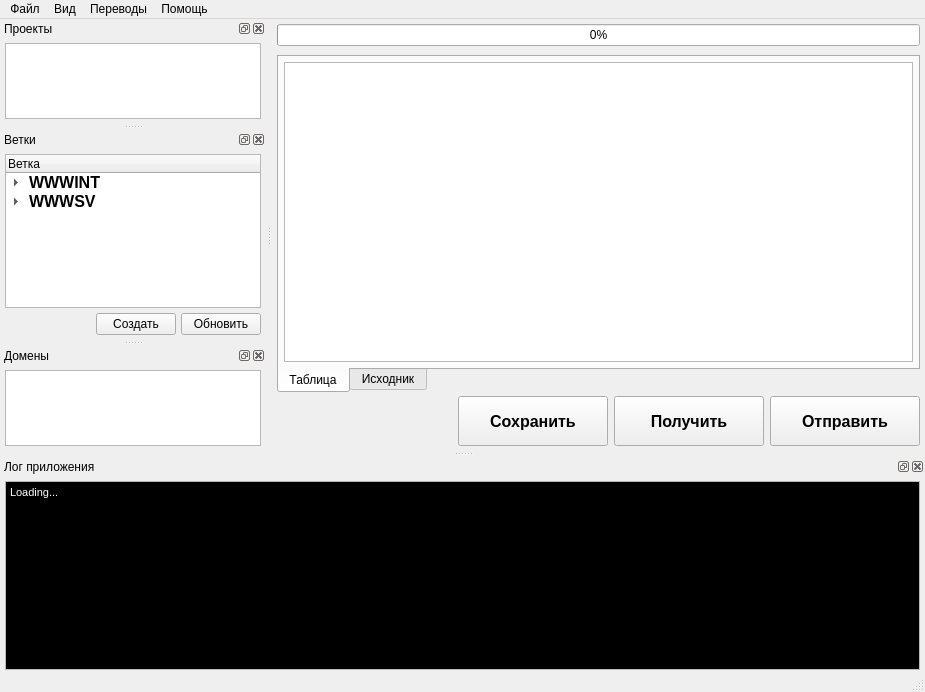
<?xml version="1.0" encoding="UTF-8"?>
<ui version="4.0">
 <class>MainWindow</class>
 <widget class="QMainWindow" name="MainWindow">
  <property name="geometry">
   <rect>
    <x>0</x>
    <y>0</y>
    <width>925</width>
    <height>692</height>
   </rect>
  </property>
  <property name="sizePolicy">
   <sizepolicy hsizetype="Preferred" vsizetype="Preferred">
    <horstretch>0</horstretch>
    <verstretch>0</verstretch>
   </sizepolicy>
  </property>
  <property name="mouseTracking">
   <bool>false</bool>
  </property>
  <property name="acceptDrops">
   <bool>false</bool>
  </property>
  <property name="windowTitle">
   <string>TranslationProcessor</string>
  </property>
  <property name="windowIcon">
   <iconset>
    <normalon>../icons/trProcess.png</normalon>
   </iconset>
  </property>
  <property name="documentMode">
   <bool>false</bool>
  </property>
  <property name="dockOptions">
   <set>QMainWindow::AllowTabbedDocks|QMainWindow::AnimatedDocks|QMainWindow::VerticalTabs</set>
  </property>
  <widget class="QWidget" name="centralWidget">
   <layout class="QGridLayout" name="centralLayout">
    <property name="leftMargin">
     <number>5</number>
    </property>
    <property name="topMargin">
     <number>5</number>
    </property>
    <property name="rightMargin">
     <number>5</number>
    </property>
    <property name="bottomMargin">
     <number>5</number>
    </property>
    <property name="horizontalSpacing">
     <number>5</number>
    </property>
    <property name="verticalSpacing">
     <number>3</number>
    </property>
    <item row="1" column="0">
     <widget class="QWidget" name="translationsPanel" native="true">
      <property name="sizePolicy">
       <sizepolicy hsizetype="Preferred" vsizetype="Preferred">
        <horstretch>0</horstretch>
        <verstretch>0</verstretch>
       </sizepolicy>
      </property>
      <layout class="QHBoxLayout" name="translationsLayout">
       <property name="spacing">
        <number>0</number>
       </property>
       <property name="leftMargin">
        <number>0</number>
       </property>
       <property name="topMargin">
        <number>0</number>
       </property>
       <property name="rightMargin">
        <number>0</number>
       </property>
       <property name="bottomMargin">
        <number>0</number>
       </property>
       <item>
        <widget class="QTabWidget" name="translationsTabs">
         <property name="tabPosition">
          <enum>QTabWidget::South</enum>
         </property>
         <property name="currentIndex">
          <number>0</number>
         </property>
         <widget class="QWidget" name="translationsTableTab">
          <attribute name="title">
           <string>Таблица</string>
          </attribute>
          <layout class="QHBoxLayout" name="translationsTableLayout">
           <property name="spacing">
            <number>5</number>
           </property>
           <property name="leftMargin">
            <number>5</number>
           </property>
           <property name="topMargin">
            <number>5</number>
           </property>
           <property name="rightMargin">
            <number>5</number>
           </property>
           <property name="bottomMargin">
            <number>5</number>
           </property>
           <item>
            <widget class="QTableWidget" name="translationsTable">
             <property name="focusPolicy">
              <enum>Qt::WheelFocus</enum>
             </property>
             <property name="frameShape">
              <enum>QFrame::StyledPanel</enum>
             </property>
             <property name="frameShadow">
              <enum>QFrame::Sunken</enum>
             </property>
             <property name="gridStyle">
              <enum>Qt::SolidLine</enum>
             </property>
            </widget>
           </item>
          </layout>
         </widget>
         <widget class="QWidget" name="translationsSourceTab">
          <attribute name="title">
           <string>Исходник</string>
          </attribute>
          <layout class="QHBoxLayout" name="translationsSourceLayout">
           <property name="spacing">
            <number>5</number>
           </property>
           <property name="leftMargin">
            <number>5</number>
           </property>
           <property name="topMargin">
            <number>5</number>
           </property>
           <property name="rightMargin">
            <number>5</number>
           </property>
           <property name="bottomMargin">
            <number>5</number>
           </property>
           <item>
            <widget class="QTextEdit" name="translationsSourceTextEdit"/>
           </item>
          </layout>
         </widget>
        </widget>
       </item>
      </layout>
     </widget>
    </item>
    <item row="2" column="0">
     <widget class="QWidget" name="gitButtonsPanel" native="true">
      <property name="minimumSize">
       <size>
        <width>0</width>
        <height>50</height>
       </size>
      </property>
      <property name="maximumSize">
       <size>
        <width>16777215</width>
        <height>50</height>
       </size>
      </property>
      <property name="baseSize">
       <size>
        <width>0</width>
        <height>100</height>
       </size>
      </property>
      <property name="toolTipDuration">
       <number>-2</number>
      </property>
      <layout class="QHBoxLayout" name="gitButtonsLayout">
       <property name="spacing">
        <number>6</number>
       </property>
       <property name="leftMargin">
        <number>0</number>
       </property>
       <property name="topMargin">
        <number>0</number>
       </property>
       <property name="rightMargin">
        <number>0</number>
       </property>
       <property name="bottomMargin">
        <number>0</number>
       </property>
       <item>
        <spacer name="gitButtonsSpacer">
         <property name="orientation">
          <enum>Qt::Horizontal</enum>
         </property>
         <property name="sizeHint" stdset="0">
          <size>
           <width>40</width>
           <height>20</height>
          </size>
         </property>
        </spacer>
       </item>
       <item>
        <widget class="QPushButton" name="gitCommitButton">
         <property name="enabled">
          <bool>true</bool>
         </property>
         <property name="minimumSize">
          <size>
           <width>150</width>
           <height>50</height>
          </size>
         </property>
         <property name="baseSize">
          <size>
           <width>100</width>
           <height>50</height>
          </size>
         </property>
         <property name="font">
          <font>
           <pointsize>12</pointsize>
           <weight>75</weight>
           <bold>true</bold>
          </font>
         </property>
         <property name="toolTip">
          <string>Сохранить в деве (git commit)</string>
         </property>
         <property name="statusTip">
          <string>git commit</string>
         </property>
         <property name="text">
          <string>Сохранить</string>
         </property>
         <property name="icon">
          <iconset>
           <normaloff>../icons/Save.png</normaloff>../icons/Save.png</iconset>
         </property>
         <property name="iconSize">
          <size>
           <width>32</width>
           <height>32</height>
          </size>
         </property>
        </widget>
       </item>
       <item>
        <widget class="QPushButton" name="gitPullButton">
         <property name="minimumSize">
          <size>
           <width>150</width>
           <height>50</height>
          </size>
         </property>
         <property name="baseSize">
          <size>
           <width>100</width>
           <height>50</height>
          </size>
         </property>
         <property name="font">
          <font>
           <pointsize>12</pointsize>
           <weight>75</weight>
           <bold>true</bold>
          </font>
         </property>
         <property name="toolTip">
          <string>Получить из сервера (Git pull)</string>
         </property>
         <property name="statusTip">
          <string>git pull</string>
         </property>
         <property name="text">
          <string>Получить</string>
         </property>
         <property name="icon">
          <iconset>
           <normaloff>../icons/Download.png</normaloff>../icons/Download.png</iconset>
         </property>
         <property name="iconSize">
          <size>
           <width>32</width>
           <height>32</height>
          </size>
         </property>
         <property name="flat">
          <bool>false</bool>
         </property>
        </widget>
       </item>
       <item>
        <widget class="QPushButton" name="gitPushButton">
         <property name="enabled">
          <bool>true</bool>
         </property>
         <property name="minimumSize">
          <size>
           <width>150</width>
           <height>50</height>
          </size>
         </property>
         <property name="baseSize">
          <size>
           <width>100</width>
           <height>50</height>
          </size>
         </property>
         <property name="font">
          <font>
           <pointsize>12</pointsize>
           <weight>75</weight>
           <bold>true</bold>
          </font>
         </property>
         <property name="toolTip">
          <string>Отправить на сервер (git push)</string>
         </property>
         <property name="statusTip">
          <string>git push</string>
         </property>
         <property name="text">
          <string>Отправить</string>
         </property>
         <property name="icon">
          <iconset>
           <normaloff>../icons/Upload.png</normaloff>../icons/Upload.png</iconset>
         </property>
         <property name="iconSize">
          <size>
           <width>32</width>
           <height>32</height>
          </size>
         </property>
        </widget>
       </item>
      </layout>
      <zorder>gitPushButton</zorder>
      <zorder>gitButtonsSpacer</zorder>
      <zorder>gitPullButton</zorder>
      <zorder>gitCommitButton</zorder>
     </widget>
    </item>
    <item row="0" column="0">
     <widget class="QWidget" name="progressBarPanel" native="true">
      <layout class="QHBoxLayout" name="progressBarLayout">
       <property name="spacing">
        <number>6</number>
       </property>
       <property name="leftMargin">
        <number>0</number>
       </property>
       <property name="topMargin">
        <number>0</number>
       </property>
       <property name="rightMargin">
        <number>0</number>
       </property>
       <property name="bottomMargin">
        <number>6</number>
       </property>
       <item>
        <widget class="QProgressBar" name="progressBar">
         <property name="value">
          <number>0</number>
         </property>
        </widget>
       </item>
      </layout>
     </widget>
    </item>
   </layout>
  </widget>
  <widget class="QMenuBar" name="menuBar">
   <property name="geometry">
    <rect>
     <x>0</x>
     <y>0</y>
     <width>925</width>
     <height>21</height>
    </rect>
   </property>
   <widget class="QMenu" name="menuFile">
    <property name="title">
     <string>Файл</string>
    </property>
    <addaction name="settingsAction"/>
    <addaction name="quitAction"/>
   </widget>
   <widget class="QMenu" name="menuHelp">
    <property name="title">
     <string>Помощь</string>
    </property>
    <addaction name="aboutAction"/>
   </widget>
   <widget class="QMenu" name="menuTranslations">
    <property name="title">
     <string>Переводы</string>
    </property>
    <addaction name="gitCommitAction"/>
    <addaction name="separator"/>
    <addaction name="gitPullAction"/>
    <addaction name="gitPushAction"/>
   </widget>
   <widget class="QMenu" name="menuView">
    <property name="title">
     <string>Вид</string>
    </property>
   </widget>
   <addaction name="menuFile"/>
   <addaction name="menuView"/>
   <addaction name="menuTranslations"/>
   <addaction name="menuHelp"/>
  </widget>
  <widget class="QStatusBar" name="statusBar"/>
  <widget class="QDockWidget" name="projectsDock">
   <property name="minimumSize">
    <size>
     <width>150</width>
     <height>105</height>
    </size>
   </property>
   <property name="windowTitle">
    <string>Проекты</string>
   </property>
   <attribute name="dockWidgetArea">
    <number>1</number>
   </attribute>
   <widget class="QWidget" name="projectsDockContents">
    <layout class="QHBoxLayout" name="projectsDockLayout">
     <property name="spacing">
      <number>5</number>
     </property>
     <property name="leftMargin">
      <number>5</number>
     </property>
     <property name="topMargin">
      <number>5</number>
     </property>
     <property name="rightMargin">
      <number>5</number>
     </property>
     <property name="bottomMargin">
      <number>5</number>
     </property>
     <item>
      <widget class="QListView" name="projectsListView">
       <property name="font">
        <font>
         <pointsize>12</pointsize>
        </font>
       </property>
      </widget>
     </item>
    </layout>
   </widget>
  </widget>
  <widget class="QDockWidget" name="gitBranchesDock">
   <property name="minimumSize">
    <size>
     <width>183</width>
     <height>210</height>
    </size>
   </property>
   <property name="floating">
    <bool>false</bool>
   </property>
   <property name="features">
    <set>QDockWidget::AllDockWidgetFeatures</set>
   </property>
   <property name="allowedAreas">
    <set>Qt::LeftDockWidgetArea|Qt::RightDockWidgetArea</set>
   </property>
   <property name="windowTitle">
    <string>Ветки</string>
   </property>
   <attribute name="dockWidgetArea">
    <number>1</number>
   </attribute>
   <widget class="QWidget" name="gitBranchesDockContent">
    <layout class="QVBoxLayout" name="gitBranchesDockLayout">
     <property name="spacing">
      <number>5</number>
     </property>
     <property name="sizeConstraint">
      <enum>QLayout::SetDefaultConstraint</enum>
     </property>
     <property name="leftMargin">
      <number>5</number>
     </property>
     <property name="topMargin">
      <number>5</number>
     </property>
     <property name="rightMargin">
      <number>5</number>
     </property>
     <property name="bottomMargin">
      <number>0</number>
     </property>
     <item>
      <widget class="QTreeWidget" name="gitBranchesTree">
       <column>
        <property name="text">
         <string>Ветка</string>
        </property>
       </column>
       <item>
        <property name="text">
         <string>WWWINT</string>
        </property>
        <property name="font">
         <font>
          <pointsize>12</pointsize>
          <weight>75</weight>
          <bold>true</bold>
         </font>
        </property>
        <property name="flags">
         <set>ItemIsEnabled</set>
        </property>
        <item>
         <property name="text">
          <string>WWWINT-75456</string>
         </property>
        </item>
        <item>
         <property name="text">
          <string>WWWINT-55668</string>
         </property>
        </item>
        <item>
         <property name="text">
          <string>WWWINT-56565</string>
         </property>
        </item>
       </item>
       <item>
        <property name="text">
         <string>WWWSV</string>
        </property>
        <property name="font">
         <font>
          <pointsize>12</pointsize>
          <weight>75</weight>
          <bold>true</bold>
         </font>
        </property>
        <property name="flags">
         <set>ItemIsEnabled</set>
        </property>
        <item>
         <property name="text">
          <string>WWWSV-12363</string>
         </property>
        </item>
        <item>
         <property name="text">
          <string>WWWSV-56356</string>
         </property>
        </item>
       </item>
      </widget>
     </item>
     <item>
      <widget class="QWidget" name="gitBranchesButtonsContainer" native="true">
       <layout class="QHBoxLayout" name="gitBranchesButtonsLayout">
        <property name="spacing">
         <number>5</number>
        </property>
        <property name="leftMargin">
         <number>0</number>
        </property>
        <property name="topMargin">
         <number>0</number>
        </property>
        <property name="rightMargin">
         <number>0</number>
        </property>
        <property name="bottomMargin">
         <number>5</number>
        </property>
        <item>
         <spacer name="gitBranchesButtonsSpacer">
          <property name="orientation">
           <enum>Qt::Horizontal</enum>
          </property>
          <property name="sizeHint" stdset="0">
           <size>
            <width>40</width>
            <height>20</height>
           </size>
          </property>
         </spacer>
        </item>
        <item>
         <widget class="QPushButton" name="gitBranchesCreateButton">
          <property name="text">
           <string>Создать</string>
          </property>
          <property name="icon">
           <iconset>
            <normaloff>../icons/Add.png</normaloff>../icons/Add.png</iconset>
          </property>
         </widget>
        </item>
        <item>
         <widget class="QPushButton" name="gitBranchesUpdateButton">
          <property name="text">
           <string>Обновить</string>
          </property>
          <property name="icon">
           <iconset>
            <normaloff>../icons/Available Updates.png</normaloff>../icons/Available Updates.png</iconset>
          </property>
          <property name="checkable">
           <bool>false</bool>
          </property>
          <property name="autoExclusive">
           <bool>false</bool>
          </property>
          <property name="autoDefault">
           <bool>false</bool>
          </property>
          <property name="default">
           <bool>false</bool>
          </property>
          <property name="flat">
           <bool>false</bool>
          </property>
         </widget>
        </item>
       </layout>
      </widget>
     </item>
    </layout>
   </widget>
  </widget>
  <widget class="QDockWidget" name="domainsDock">
   <property name="minimumSize">
    <size>
     <width>150</width>
     <height>105</height>
    </size>
   </property>
   <property name="floating">
    <bool>false</bool>
   </property>
   <property name="features">
    <set>QDockWidget::AllDockWidgetFeatures</set>
   </property>
   <property name="windowTitle">
    <string>Домены</string>
   </property>
   <attribute name="dockWidgetArea">
    <number>1</number>
   </attribute>
   <widget class="QWidget" name="domainsDockContent">
    <layout class="QHBoxLayout" name="domainsDockLayout">
     <property name="spacing">
      <number>5</number>
     </property>
     <property name="leftMargin">
      <number>5</number>
     </property>
     <property name="topMargin">
      <number>5</number>
     </property>
     <property name="rightMargin">
      <number>5</number>
     </property>
     <property name="bottomMargin">
      <number>5</number>
     </property>
     <item>
      <widget class="QListView" name="domainsListView">
       <property name="font">
        <font>
         <pointsize>12</pointsize>
        </font>
       </property>
      </widget>
     </item>
    </layout>
   </widget>
  </widget>
  <widget class="QDockWidget" name="appLogsDock">
   <property name="enabled">
    <bool>true</bool>
   </property>
   <property name="floating">
    <bool>false</bool>
   </property>
   <property name="features">
    <set>QDockWidget::AllDockWidgetFeatures</set>
   </property>
   <property name="windowTitle">
    <string>Лог приложения</string>
   </property>
   <attribute name="dockWidgetArea">
    <number>8</number>
   </attribute>
   <widget class="QWidget" name="appLogsDockContents">
    <layout class="QHBoxLayout" name="appLogsDockLayout">
     <property name="spacing">
      <number>5</number>
     </property>
     <property name="leftMargin">
      <number>5</number>
     </property>
     <property name="topMargin">
      <number>5</number>
     </property>
     <property name="rightMargin">
      <number>5</number>
     </property>
     <property name="bottomMargin">
      <number>0</number>
     </property>
     <item>
      <widget class="QTextBrowser" name="appLogsTextBrowser">
       <property name="html">
        <string>&lt;!DOCTYPE HTML PUBLIC &quot;-//W3C//DTD HTML 4.0//EN&quot; &quot;http://www.w3.org/TR/REC-html40/strict.dtd&quot;&gt;
&lt;html&gt;&lt;head&gt;&lt;meta name=&quot;qrichtext&quot; content=&quot;1&quot; /&gt;&lt;style type=&quot;text/css&quot;&gt;
p, li { white-space: pre-wrap; }
&lt;/style&gt;&lt;/head&gt;&lt;body style=&quot; font-family:'MS Shell Dlg 2'; font-size:8.25pt; font-weight:400; font-style:normal;&quot; bgcolor=&quot;#000000&quot;&gt;
&lt;p style=&quot; margin-top:0px; margin-bottom:0px; margin-left:0px; margin-right:0px; -qt-block-indent:0; text-indent:0px;&quot;&gt;&lt;span style=&quot; color:#ffffff;&quot;&gt;Loading...&lt;/span&gt;&lt;/p&gt;&lt;/body&gt;&lt;/html&gt;</string>
       </property>
       <property name="textInteractionFlags">
        <set>Qt::TextBrowserInteraction</set>
       </property>
       <property name="placeholderText">
        <string>Загрузка...</string>
       </property>
       <property name="searchPaths">
        <stringlist/>
       </property>
      </widget>
     </item>
    </layout>
   </widget>
  </widget>
  <action name="quitAction">
   <property name="text">
    <string>Выйти</string>
   </property>
   <property name="shortcut">
    <string>Ctrl+Q</string>
   </property>
  </action>
  <action name="aboutAction">
   <property name="text">
    <string>О программе</string>
   </property>
  </action>
  <action name="gitPullAction">
   <property name="icon">
    <iconset>
     <normaloff>../icons/Download.png</normaloff>../icons/Download.png</iconset>
   </property>
   <property name="text">
    <string>Получить</string>
   </property>
   <property name="statusTip">
    <string>git pull</string>
   </property>
   <property name="shortcut">
    <string>Ctrl+D</string>
   </property>
  </action>
  <action name="gitPushAction">
   <property name="enabled">
    <bool>false</bool>
   </property>
   <property name="icon">
    <iconset>
     <normaloff>../icons/Upload.png</normaloff>../icons/Upload.png</iconset>
   </property>
   <property name="text">
    <string>Отправить</string>
   </property>
   <property name="statusTip">
    <string>git push</string>
   </property>
   <property name="shortcut">
    <string>Ctrl+P</string>
   </property>
  </action>
  <action name="gitCommitAction">
   <property name="enabled">
    <bool>false</bool>
   </property>
   <property name="icon">
    <iconset>
     <normaloff>../icons/Save.png</normaloff>../icons/Save.png</iconset>
   </property>
   <property name="text">
    <string>Сохранить</string>
   </property>
   <property name="statusTip">
    <string>git commit</string>
   </property>
   <property name="shortcut">
    <string>Ctrl+S</string>
   </property>
  </action>
  <action name="showLogAction">
   <property name="checkable">
    <bool>true</bool>
   </property>
   <property name="checked">
    <bool>true</bool>
   </property>
   <property name="text">
    <string>Лог приложения</string>
   </property>
  </action>
  <action name="settingsAction">
   <property name="text">
    <string>Настройки...</string>
   </property>
  </action>
  <action name="showBranchesAction">
   <property name="checkable">
    <bool>true</bool>
   </property>
   <property name="checked">
    <bool>true</bool>
   </property>
   <property name="text">
    <string>Ветки</string>
   </property>
  </action>
  <action name="showDomainsAction">
   <property name="checkable">
    <bool>true</bool>
   </property>
   <property name="checked">
    <bool>true</bool>
   </property>
   <property name="text">
    <string>Домены</string>
   </property>
  </action>
  <action name="showProjectsAction">
   <property name="checkable">
    <bool>true</bool>
   </property>
   <property name="checked">
    <bool>true</bool>
   </property>
   <property name="text">
    <string>Проекты</string>
   </property>
  </action>
 </widget>
 <layoutdefault spacing="6" margin="11"/>
 <resources/>
 <connections/>
</ui>
